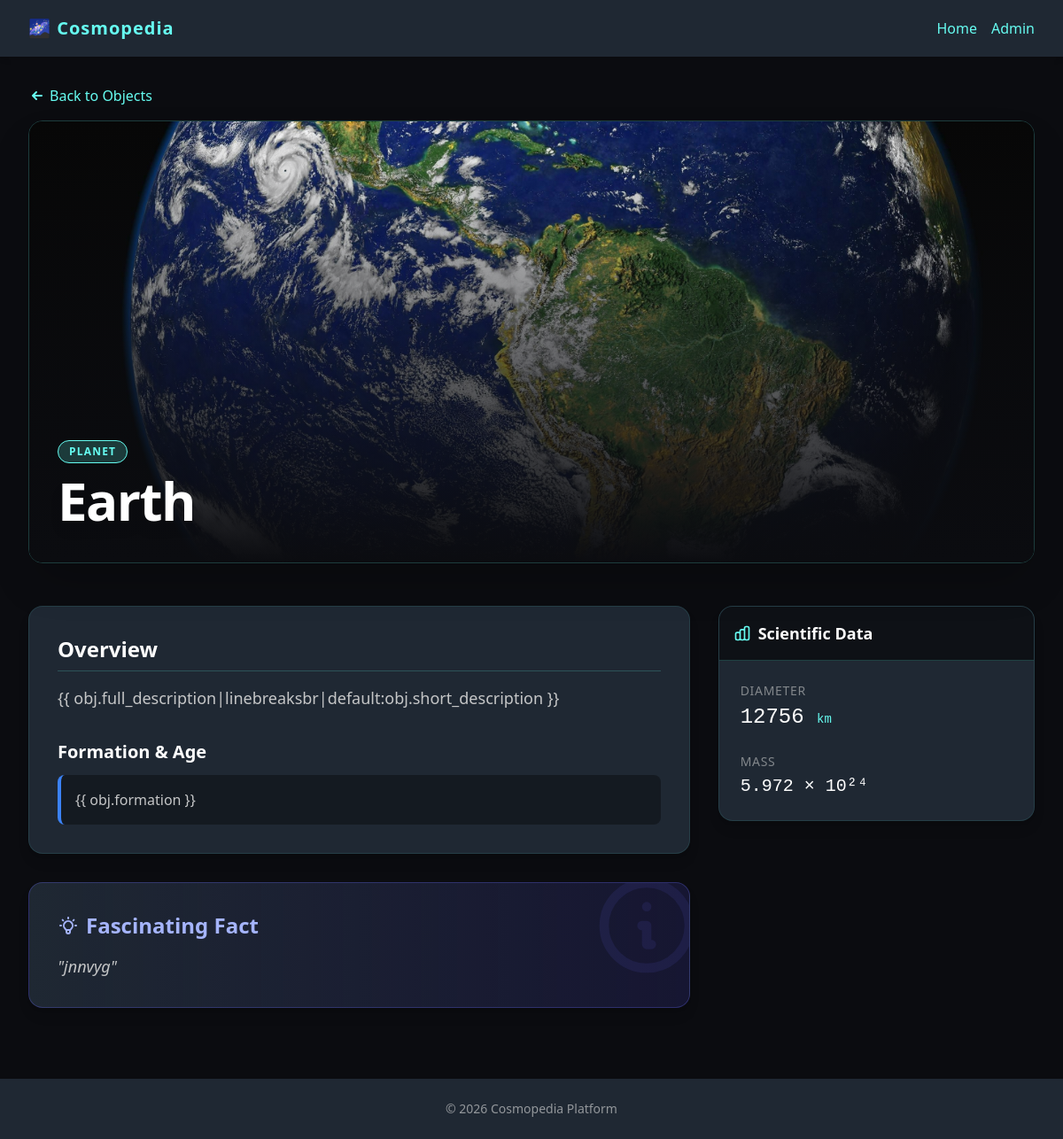
Page /object/earth/ on the committed database.
### universe/models.py (models this page shows, shortened)
class AstronomicalObject(models.Model):
    name = models.CharField(max_length=200)
    slug = models.SlugField(max_length=200, unique=True)
    object_type = models.ForeignKey(ObjectCategory, on_delete=models.PROTECT, related_name='astronomical_objects')
    short_description = models.TextField(help_text="A brief summary")
    full_description = models.TextField()
    diameter_km = models.FloatField(null=True, blank=True, help_text="Diameter in kilometers")
    mass = models.CharField(max_length=100, null=True, blank=True, help_text="Mass (e.g., '5.97 x 10^24 kg')")
    distance_from_earth = models.CharField(max_length=100, null=True, blank=True, help_text="Distance from Earth (e.g., '4.24 light-years')")
    formation = models.CharField(max_length=200, null=True, blank=True, help_text="Estimated age or formation period")
    discovered_by = models.CharField(max_length=200, null=True, blank=True)
    discovery_date = models.CharField(max_length=100, null=True, blank=True, help_text="Date or era of discovery")
    image = models.ImageField(upload_to='astronomical_objects/', null=True, blank=True)
    scientific_fact = models.TextField(null=True, blank=True)
    comparison_to_earth = models.TextField(null=True, blank=True)
    scale_level = models.IntegerField(default=0, help_text="Used for scale comparisons (e.g., 1=Planet, 2=Star)")
    created_at = models.DateTimeField(auto_now_add=True)
    class Meta:
        ordering = ['name']

class ObjectCategory(models.Model):
    name = models.CharField(max_length=100)
    slug = models.SlugField(max_length=100, unique=True)
    description = models.TextField(blank=True)
    class Meta:
        verbose_name_plural = "Object Categories"
        ordering = ['name']

### universe/views.py (the view)
# urls.py: path('object/<slug:slug>/', views.detail, name='detail'),
def detail(request, slug):
    obj = get_object_or_404(AstronomicalObject, slug=slug)
    related_objects = AstronomicalObject.objects.filter(object_type=obj.object_type).exclude(id=obj.id)[:3]
    context = {
        'obj': obj,
        'related_objects': related_objects,
    }
    return render(request, 'universe/detail.html', context)

### templates/universe/detail.html (shortened to what this page needs)
{% extends 'base.html' %}
{% block content %}
<div class="mb-4">
    <a href="{% url 'universe:index' %}"
        class="text-cosmic-accent hover:text-cosmic-accent_hover transition-colors flex items-center w-max">
        <svg xmlns="http://www.w3.org/2000/svg" class="h-5 w-5 mr-1" viewBox="0 0 20 20" fill="currentColor">
            <path fill-rule="evenodd"
                d="M9.707 14.707a1 1 0 01-1.414 0l-4-4a1 1 0 010-1.414l4-4a1 1 0 011.414 1.414L7.414 9H15a1 1 0 110 2H7.414l2.293 2.293a1 1 0 010 1.414z"
                clip-rule="evenodd" />
        </svg>
        Back to Objects
    </a>
</div>
<div
    class="relative w-full h-[400px] md:h-[500px] rounded-2xl overflow-hidden mb-12 shadow-2xl border border-cosmic-accent/20">
    {% if obj.image %}
    <div class="absolute inset-0 bg-cover bg-center" style="background-image: url('{{ obj.image.url }}');"></div>
    <div class="absolute inset-0 bg-gradient-to-t from-cosmic-900 via-cosmic-900/60 to-transparent"></div>
    {% else %}
    <div class="absolute inset-0 bg-gradient-to-br from-indigo-900 via-cosmic-800 to-cosmic-900"></div>
    <div
        class="absolute inset-0 opacity-20 bg-[radial-gradient(ellipse_at_center,_var(--tw-gradient-stops))] from-white via-transparent to-transparent">
    </div>
    {% endif %}
    <div class="absolute bottom-0 left-0 p-8 w-full">
        <span
            class="inline-block bg-cosmic-accent/20 border border-cosmic-accent text-cosmic-accent font-semibold px-3 py-1 rounded-full uppercase tracking-widest text-xs mb-3 backdrop-blur-sm">
            {{ obj.object_type.name }}
        </span>
        <h1 class="text-5xl md:text-6xl font-extrabold text-white tracking-tight mb-2 drop-shadow-lg">{{ obj.name }}
        </h1>
    </div>
</div>
<div class="grid grid-cols-1 lg:grid-cols-3 gap-8 mb-12">
    <div class="lg:col-span-2 space-y-8">
        <section class="bg-cosmic-800 rounded-2xl p-8 shadow-lg border border-cosmic-accent/10">
            <h2 class="text-2xl font-bold text-white mb-4 border-b border-cosmic-accent/20 pb-2">Overview</h2>
            <div class="prose prose-invert prose-cosmic max-w-none">
                <p class="text-lg text-cosmic-100 leading-relaxed mb-6">{{
                    obj.full_description|linebreaksbr|default:obj.short_description }}</p>
                {% if obj.formation %}
                <h3 class="text-xl font-semibold text-white mt-8 mb-3">Formation & Age</h3>
                <p class="text-cosmic-100 bg-cosmic-900/50 p-4 rounded-lg border-l-4 border-blue-500">{{ obj.formation
                    }}</p>
                {% endif %}
            </div>
        </section>
        {% if obj.scientific_fact %}
        <section
            class="bg-gradient-to-r from-cosmic-800 to-indigo-900/30 rounded-2xl p-8 shadow-lg border border-indigo-500/30 relative overflow-hidden">
            <div class="absolute top-0 right-0 -mt-4 -mr-4 text-indigo-500/10">
                <svg xmlns="http://www.w3.org/2000/svg" class="h-32 w-32" fill="none" viewBox="0 0 24 24"
                    stroke="currentColor">
                    <path stroke-linecap="round" stroke-linejoin="round" stroke-width="2"
                        d="M13 16h-1v-4h-1m1-4h.01M21 12a9 9 0 11-18 0 9 9 0 0118 0z" />
                </svg>
            </div>
            <h2 class="text-2xl font-bold text-indigo-300 mb-4 flex items-center relative z-10">
                Fascinating Fact
            </h2>
            <p class="text-lg text-cosmic-100 italic relative z-10">"{{ obj.scientific_fact }}"</p>
        </section>
        {% endif %}
    </div>
    <div class="space-y-8">
        <div class="bg-cosmic-800 rounded-2xl shadow-lg border border-cosmic-accent/10 overflow-hidden">
            <div class="bg-cosmic-900/80 p-4 border-b border-cosmic-accent/20">
                <h3 class="text-lg font-bold text-white flex items-center">
                    Scientific Data
                </h3>
            </div>
            <div class="p-6 space-y-6">
                {% if obj.diameter_km %}
                <div>
                    <p class="text-sm text-cosmic-100/60 uppercase tracking-wider mb-1">Diameter</p>
                    <p class="text-2xl font-mono text-white">{{ obj.diameter_km|floatformat:"0" }} <span
                            class="text-sm text-cosmic-accent">km</span></p>
                </div>
                {% endif %}
                {% if obj.mass %}
                <div>
                    <p class="text-sm text-cosmic-100/60 uppercase tracking-wider mb-1">Mass</p>
                    <p class="text-xl font-mono text-white">{{ obj.mass }}</p>
                </div>
                {% endif %}
            </div>
        </div>
    </div>
</div>
{% endblock %}

### rows in the picture
AstronomicalObject: image (picture), object_type.name "PLANET", name "Earth", scientific_fact "jnnvyg", diameter_km "12756", mass "5.972 × 10²⁴"
